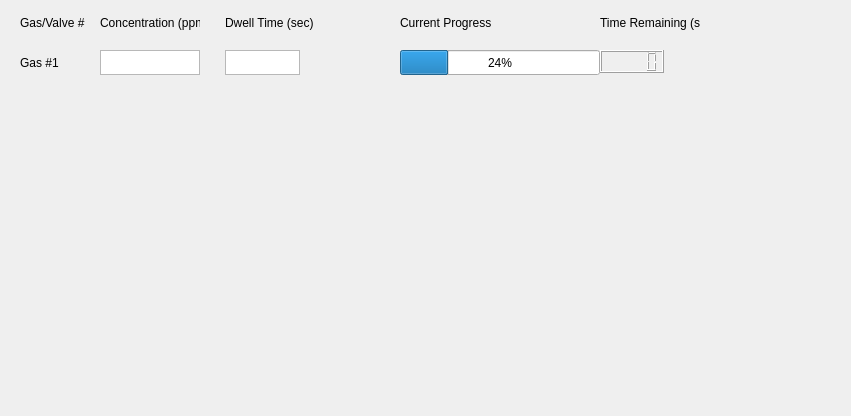
<?xml version="1.0" encoding="UTF-8"?>
<ui version="4.0">
 <class>Form</class>
 <widget class="QWidget" name="Form">
  <property name="geometry">
   <rect>
    <x>0</x>
    <y>0</y>
    <width>851</width>
    <height>416</height>
   </rect>
  </property>
  <property name="windowTitle">
   <string>Form</string>
  </property>
  <widget class="QProgressBar" name="progressBar">
   <property name="geometry">
    <rect>
     <x>400</x>
     <y>50</y>
     <width>200</width>
     <height>25</height>
    </rect>
   </property>
   <property name="value">
    <number>24</number>
   </property>
  </widget>
  <widget class="QLCDNumber" name="lcdNumber">
   <property name="geometry">
    <rect>
     <x>600</x>
     <y>50</y>
     <width>64</width>
     <height>23</height>
    </rect>
   </property>
  </widget>
  <widget class="QTextEdit" name="textEdit">
   <property name="geometry">
    <rect>
     <x>100</x>
     <y>50</y>
     <width>100</width>
     <height>25</height>
    </rect>
   </property>
  </widget>
  <widget class="QTextEdit" name="textEdit_2">
   <property name="geometry">
    <rect>
     <x>225</x>
     <y>50</y>
     <width>75</width>
     <height>25</height>
    </rect>
   </property>
  </widget>
  <widget class="QLabel" name="label">
   <property name="geometry">
    <rect>
     <x>20</x>
     <y>50</y>
     <width>50</width>
     <height>25</height>
    </rect>
   </property>
   <property name="text">
    <string>Gas #1</string>
   </property>
  </widget>
  <widget class="QLabel" name="label_2">
   <property name="geometry">
    <rect>
     <x>20</x>
     <y>10</y>
     <width>75</width>
     <height>25</height>
    </rect>
   </property>
   <property name="text">
    <string>Gas/Valve #</string>
   </property>
  </widget>
  <widget class="QLabel" name="label_3">
   <property name="geometry">
    <rect>
     <x>100</x>
     <y>10</y>
     <width>100</width>
     <height>25</height>
    </rect>
   </property>
   <property name="text">
    <string>Concentration (ppm)</string>
   </property>
  </widget>
  <widget class="QLabel" name="label_4">
   <property name="geometry">
    <rect>
     <x>225</x>
     <y>10</y>
     <width>100</width>
     <height>25</height>
    </rect>
   </property>
   <property name="text">
    <string>Dwell Time (sec)</string>
   </property>
  </widget>
  <widget class="QLabel" name="label_5">
   <property name="geometry">
    <rect>
     <x>400</x>
     <y>10</y>
     <width>100</width>
     <height>25</height>
    </rect>
   </property>
   <property name="text">
    <string>Current Progress</string>
   </property>
  </widget>
  <widget class="QLabel" name="label_6">
   <property name="geometry">
    <rect>
     <x>600</x>
     <y>10</y>
     <width>100</width>
     <height>25</height>
    </rect>
   </property>
   <property name="text">
    <string>Time Remaining (sec)</string>
   </property>
  </widget>
 </widget>
 <resources/>
 <connections/>
</ui>
